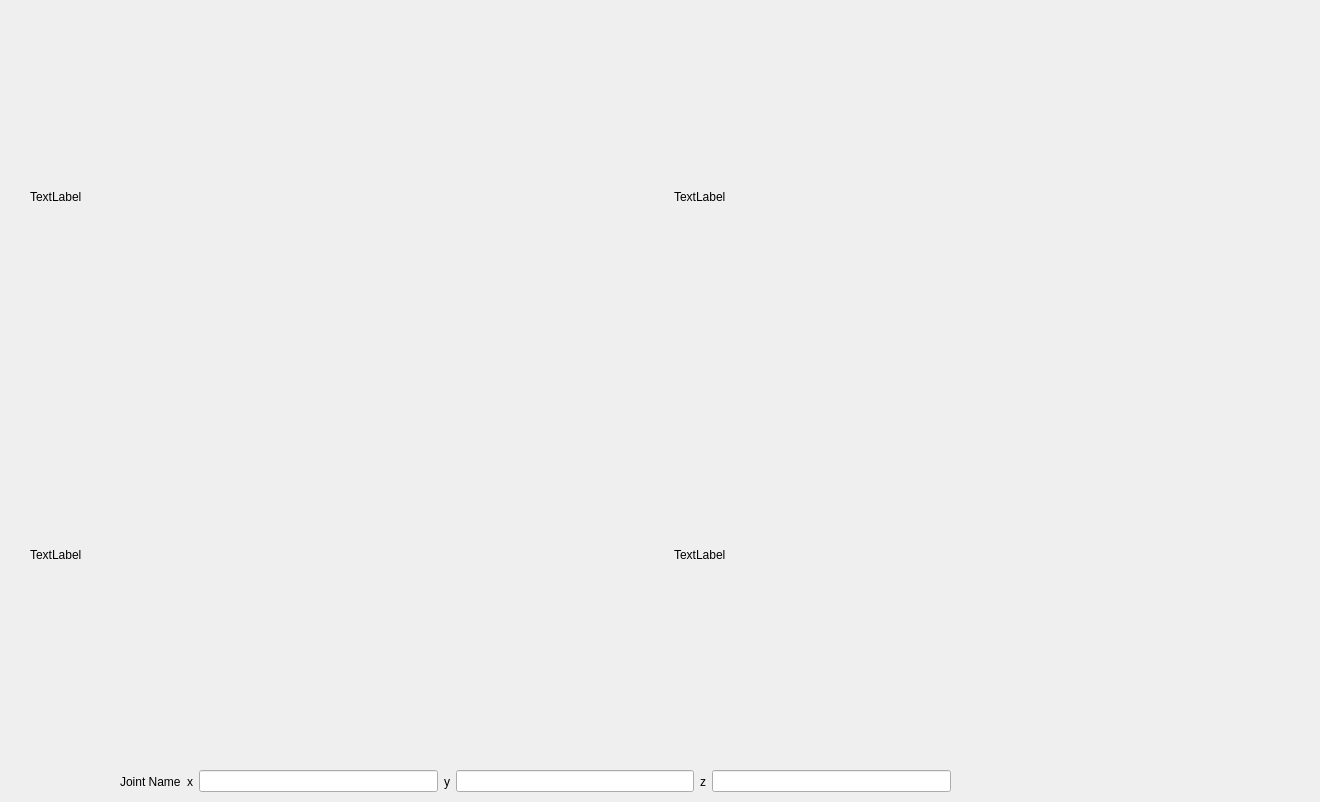
          <widget class="QWidget" name="tab_joints_keleton">
           <attribute name="title">
            <string>Joints/Skeleton</string>
           </attribute>
           <widget class="QWidget" name="layoutWidget_2">
            <property name="geometry">
             <rect>
              <x>120</x>
              <y>770</y>
              <width>831</width>
              <height>23</height>
             </rect>
            </property>
            <layout class="QHBoxLayout" name="horizontalLayout_7">
             <item>
              <widget class="QLabel" name="joint_name">
               <property name="text">
                <string>Joint Name</string>
               </property>
              </widget>
             </item>
             <item>
              <widget class="QLabel" name="label_13">
               <property name="text">
                <string>x</string>
               </property>
              </widget>
             </item>
             <item>
              <widget class="QLineEdit" name="le_joint_x"/>
             </item>
             <item>
              <widget class="QLabel" name="label_25">
               <property name="text">
                <string>y</string>
               </property>
              </widget>
             </item>
             <item>
              <widget class="QLineEdit" name="le_joint_y"/>
             </item>
             <item>
              <widget class="QLabel" name="label_49">
               <property name="text">
                <string>z</string>
               </property>
              </widget>
             </item>
             <item>
              <widget class="QLineEdit" name="le_joint_z"/>
             </item>
            </layout>
           </widget>
           <widget class="QWidget" name="layoutWidget">
            <property name="geometry">
             <rect>
              <x>30</x>
              <y>20</y>
              <width>1281</width>
              <height>711</height>
             </rect>
            </property>
            <layout class="QGridLayout" name="gridLayout_12">
             <item row="1" column="0">
              <widget class="QLabel" name="label_45">
               <property name="text">
                <string>TextLabel</string>
               </property>
              </widget>
             </item>
             <item row="1" column="1">
              <widget class="QLabel" name="label_46">
               <property name="text">
                <string>TextLabel</string>
               </property>
              </widget>
             </item>
             <item row="0" column="1">
              <widget class="QLabel" name="label_42">
               <property name="text">
                <string>TextLabel</string>
               </property>
              </widget>
             </item>
             <item row="0" column="0">
              <widget class="QLabel" name="ql_">
               <property name="text">
                <string>TextLabel</string>
               </property>
              </widget>
             </item>
            </layout>
           </widget>
          </widget>
